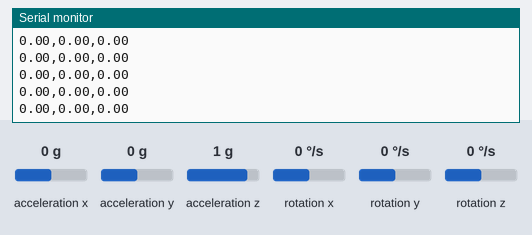
Bench run of a sketch on a simulated Arduino Uno, built with avr-gcc and run on an emulated ATmega328P. Parts: the last lines printed to the serial monitor. Wiring (inferred from the names in the program): MPU-6050 motion sensor at I2C address 0x68. Inputs (shaded band) come from the test bench; at power-on: acceleration z 1 g, acceleration x 0 g, acceleration y 0 g, rotation z 0 °/s, rotation x 0 °/s, rotation y 0 °/s.

Above: at 1.6 s.
1.7 s: acceleration z set to 0 g
At 1.76 s:
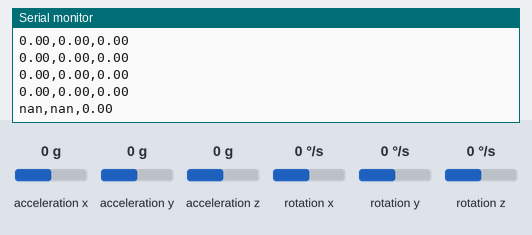
3.6 s: acceleration x set to -1.4 g
At 3.62 s:
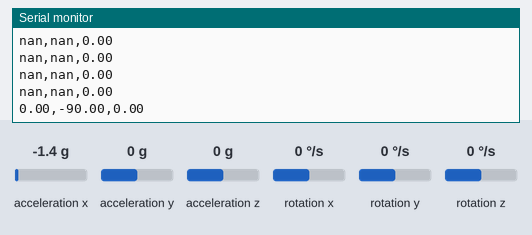
5.1 s: acceleration y set to -1.4 g
At 5.17 s:
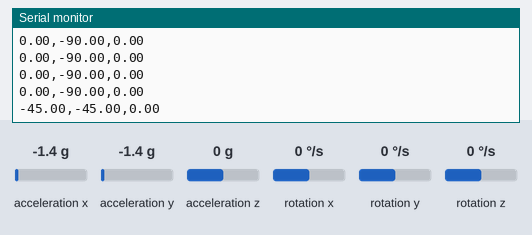
6.6 s: rotation z set to -192 °/s
At 6.63 s:
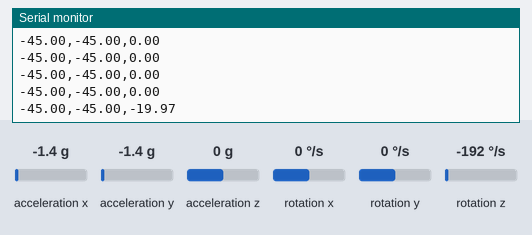
Timing chart, 0 to 9.1 s (numbered marks = the images above; inputs shaded):
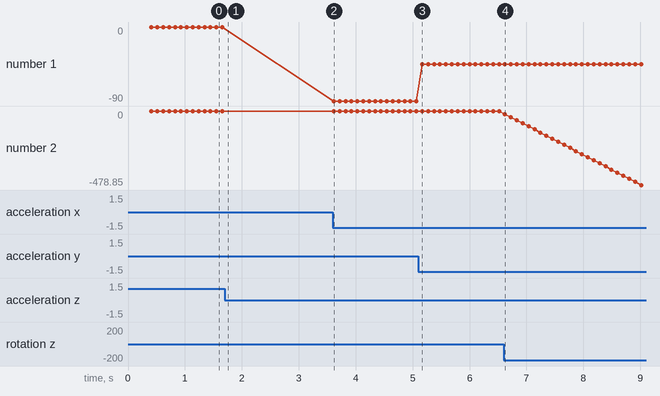

Measured:
- after the input at 1.7 s, the serial monitor: prints a new line after 0.06 s (image 1)
- after the input at 3.6 s, the serial monitor: prints a new line at once (image 2)
- after the input at 5.1 s, the serial monitor: prints a new line after 0.07 s (image 3)
- after the input at 6.6 s, the serial monitor: prints a new line at once (image 4)
- plotted number 1: 0 → -90 after the input at 3.6 s, -90 → -45 after the input at 5.1 s
- plotted number 2: 0 → -478.85 after the input at 6.6 s

The sketch:

MPU6050_Euler_Angles.ino
```cpp
#include "MPU6050T.hpp"
MPU6050T mpu;

void setup() {
  Wire.begin();
  Serial.begin(115200);
  mpu.begin();
  mpu.initialize(ACCEL_FULL_SCALE_2G, GYRO_FULL_SCALE_250DPS);

}

void loop() {
  mpu.readDatas();
  Serial.print(mpu.getRoll());
  Serial.print(",");
  Serial.print(mpu.getPitch());
  Serial.print(",");
  Serial.println(mpu.getYaw());

  delay(100);

}
```

MPU6050T.cpp
```cpp
#include "MPU6050T.hpp"

MPU6050T::MPU6050T() {
  roll = pitch = yaw = 0;
}

void MPU6050T::I2Cread(uint8_t Address, uint8_t Register, uint8_t Nbytes, uint8_t* Data) {
  // Set register address
  Wire.beginTransmission(Address);
  Wire.write(Register);
  Wire.endTransmission();

  // Read Nbytes
  Wire.requestFrom(Address, Nbytes);

  uint8_t index = 0;
  while (Wire.available()) {
    Data[index++] = Wire.read();
  }
}

void MPU6050T::I2CwriteByte(uint8_t Address, uint8_t Register, uint8_t Data) {
  // Set register address
  Wire.beginTransmission(Address);
  Wire.write(Register);
  Wire.write(Data);
  Wire.endTransmission();
}

void MPU6050T::begin() {
  Wire.beginTransmission(0x68);       // Start communication with MPU6050 // MPU=0x68
  Wire.write(0x6B);                  // Talk to the register 6B
  Wire.write(0x00);                  // Make reset - place a 0 into the 6B register
  Wire.endTransmission();
}

void MPU6050T::initialize(uint8_t accelScale, uint8_t gyroScale) {
  // Set accelerometers low pass filter at 5Hz
  I2CwriteByte(MPU6050_ADDRESS, 29, 0x06);
  // Set gyroscope low pass filter at 5Hz
  I2CwriteByte(MPU6050_ADDRESS, 26, 0x06);


  // Configure gyroscope range
  I2CwriteByte(MPU6050_ADDRESS, 0x1B, gyroScale); //default 250 dps
  // Configure accelerometers range
  I2CwriteByte(MPU6050_ADDRESS, 0x1C, accelScale); // default 2g

  selectedAccel = accelScale;
  selectedGyro = gyroScale;

  if (selectedAccel == ACCEL_FULL_SCALE_2G) {
    accelSensitivity = ACCEL_2G_LSB_SENSITIVITY;
  } else if (selectedAccel == ACCEL_FULL_SCALE_4G) {
    accelSensitivity = ACCEL_4G_LSB_SENSITIVITY;
  } else if (selectedAccel == ACCEL_FULL_SCALE_8G) {
    accelSensitivity = ACCEL_8G_LSB_SENSITIVITY;
  } else if (selectedAccel == ACCEL_FULL_SCALE_16G) {
    accelSensitivity = ACCEL_16G_LSB_SENSITIVITY;
  }

  if (selectedGyro == GYRO_FULL_SCALE_250DPS) {
    gyroSensitivity = GYRO_250DPS_LSB_SENSITIVITY;
  } else if (selectedGyro == GYRO_FULL_SCALE_500DPS) {
    gyroSensitivity = GYRO_500DPS_LSB_SENSITIVITY;
  } else if (selectedGyro == GYRO_FULL_SCALE_1000DPS) {
    gyroSensitivity = GYRO_1000DPS_LSB_SENSITIVITY;
  } else if (selectedGyro == GYRO_FULL_SCALE_2000DPS) {
    gyroSensitivity = GYRO_2000DPS_LSB_SENSITIVITY;
  }

  calculateOffsets();
}

void MPU6050T::calculateOffsets() {
  int i = 0;
  while (i < 200) {
    I2Cread(MPU6050_ADDRESS, BEGINING_OF_DATAS, 14, Buf);
    axOffset += (Buf[0] << 8 | Buf[1]) / accelSensitivity;
    ayOffset += (Buf[2] << 8 | Buf[3]) / accelSensitivity;
    azOffset += (Buf[4] << 8 | Buf[5]) / accelSensitivity;

    gxOffset += (Buf[8] << 8  | Buf[9]) / gyroSensitivity;
    gyOffset += (Buf[10] << 8 | Buf[11]) / gyroSensitivity;
    gzOffset += (Buf[12] << 8 | Buf[13]) / gyroSensitivity;

    i++;
  }

  axOffset /= 200.0;
  ayOffset /= 200.0;
  azOffset /= 200.0;

  gxOffset /= 200.0;
  gyOffset /= 200.0;
  gzOffset /= 200.0;

}

void MPU6050T::readDatas() {
  // Read accelerometer and gyroscope
  I2Cread(MPU6050_ADDRESS, BEGINING_OF_DATAS, 14, Buf);

  // Create 16 bits values from 8 bits data

  // Accelerometer
  ax = (Buf[0] << 8 | Buf[1]) / accelSensitivity - axOffset;
  ay = (Buf[2] << 8 | Buf[3]) / accelSensitivity - ayOffset;
  az = (Buf[4] << 8 | Buf[5]) / accelSensitivity;

  //Temperature

  int16_t temp = ((int16_t)Buf[6] << 8 | (int16_t)Buf[7]);
  tempC = ((int32_t)temp) / 340.0 + 36.53;

  // Gyroscope
  previousTime = currentTime;        // Previous time is stored before the actual time read
  currentTime = millis();            // Current time actual time read
  elapsedTime = (currentTime - previousTime) / 1000; // Divide by 1000 to get seconds
  gx = (Buf[8] << 8  | Buf[9]) / gyroSensitivity - gxOffset;
  gy = (Buf[10] << 8 | Buf[11]) / gyroSensitivity - gyOffset;
  gz = (Buf[12] << 8 | Buf[13]) / gyroSensitivity - gzOffset;
}

float MPU6050T::getax(){
  return ax;
}

float MPU6050T::getay(){
  return ay;
}

float MPU6050T::getaz(){
  return az;
}

float MPU6050T::getgx(){
  return gx;
}

float MPU6050T::getgy(){
  return gy;
}

float MPU6050T::getgz(){
  return gz;
}

float MPU6050T::getTemperatureC(){
  return tempC;
}

float MPU6050T::getRoll(){
  roll = 180 * atan (ay / sqrt(ax * ax + az * az)) / M_PI;
  return roll;
}

float MPU6050T::getPitch(){
  pitch = 180 * atan (ax / sqrt(ay * ay + az * az)) / M_PI;
  return pitch;
}

float MPU6050T::getYaw(){
  preYaw = gz * elapsedTime;

  if(preYaw > 0.1 || preYaw < -0.1){
    yaw += preYaw;
  }

  return yaw;
}
```

MPU6050T.hpp
```cpp
#ifndef MPU6050T_HPP
#define MPU6050T_HPP

#include <Arduino.h>
#include <Wire.h>

#define MPU6050_ADDRESS         0x68
#define BEGINING_OF_DATAS       0x3B

typedef enum Accel_Scale{
  ACCEL_FULL_SCALE_2G = 0b00000000,
  ACCEL_FULL_SCALE_4G = 0b00001000,
  ACCEL_FULL_SCALE_8G = 0b00010000,
  ACCEL_FULL_SCALE_16G = 0b00011000
};

typedef enum Gyro_Scale{
  GYRO_FULL_SCALE_250DPS = 0b00000000,
  GYRO_FULL_SCALE_500DPS = 0b00001000,
  GYRO_FULL_SCALE_1000DPS = 0b00010000,
  GYRO_FULL_SCALE_2000DPS = 0b00011000
};

typedef enum Accel_Sensitivity{
  ACCEL_2G_LSB_SENSITIVITY = 16384,
  ACCEL_4G_LSB_SENSITIVITY = 8192,
  ACCEL_8G_LSB_SENSITIVITY = 4096,
  ACCEL_16G_LSB_SENSITIVITY = 2048
};

typedef enum Gyro_Sensitivity{
  GYRO_250DPS_LSB_SENSITIVITY = 131,
  GYRO_500DPS_LSB_SENSITIVITY = 65,
  GYRO_1000DPS_LSB_SENSITIVITY = 32,
  GYRO_2000DPS_LSB_SENSITIVITY = 16
};

class MPU6050T {
  public:
    MPU6050T();
    float getax();
    float getay();
    float getaz();
    float getgx();
    float getgy();
    float getgz();
    float getRoll();
    float getPitch();
    float getYaw();
    void readDatas();
    void begin();
    void initialize(uint8_t acccelScale, uint8_t gyroScale);
    float getTemperatureC();
  private:
    float ax, ay, az, gx, gy, gz, roll, pitch, yaw, preYaw;
    float axOffset, ayOffset, azOffset, gxOffset, gyOffset, gzOffset;
    uint8_t selectedAccel, selectedGyro;
    float accelSensitivity, gyroSensitivity;
    float tempC;
    uint8_t Buf[14];
    float previousTime, currentTime, elapsedTime;
    void I2Cread(uint8_t Address, uint8_t Register, uint8_t Nbytes, uint8_t* Data);
    void I2CwriteByte(uint8_t Address, uint8_t Register, uint8_t Data);
    void calculateOffsets();
};


#endif
```
